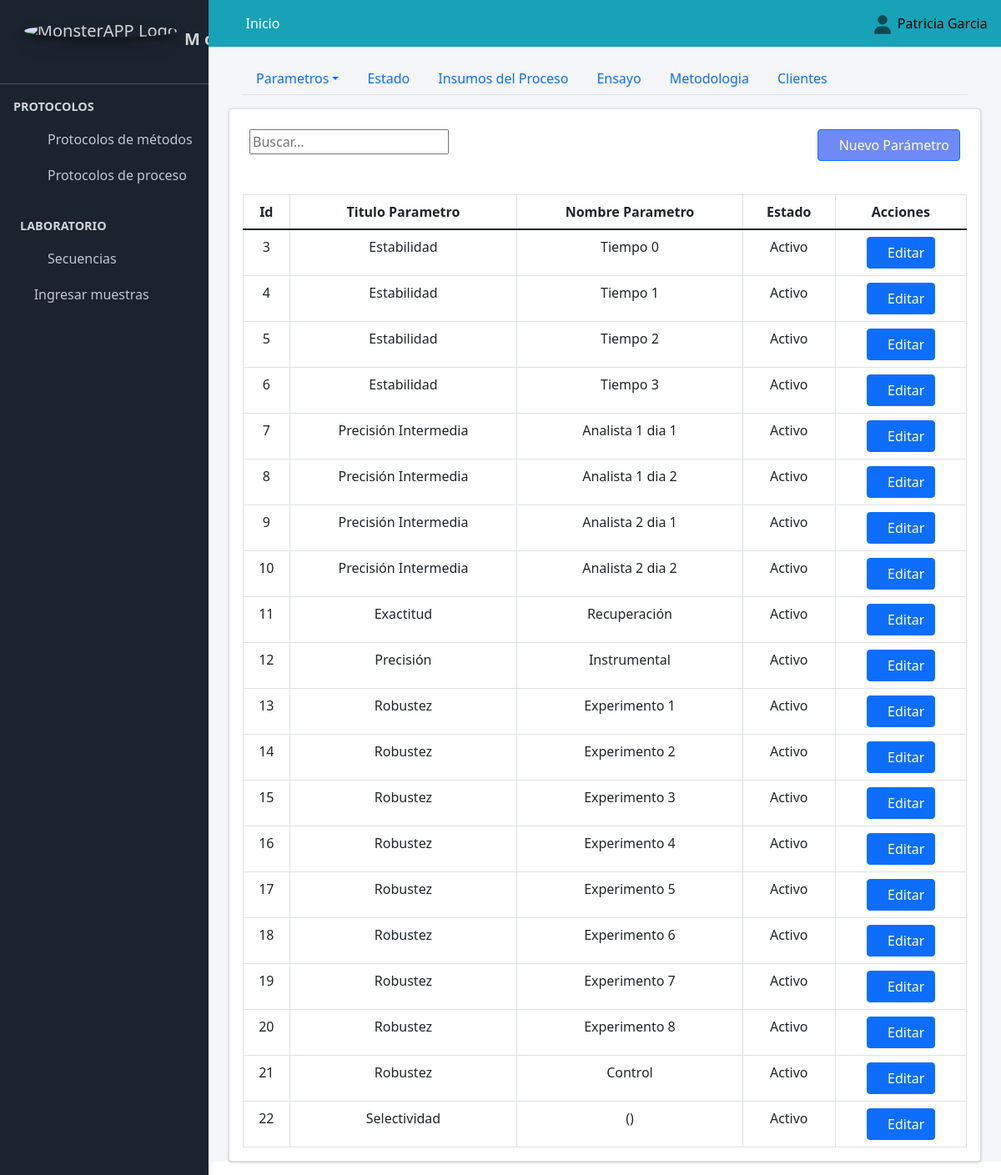
/configuracion_protocolo_metodos/ (signed in), run on the app's committed database.
### Aplicaciones/Protocolo_Metodos/models.py (models this page shows, shortened)
class Parametro(models.Model):
    nombre_titulo=models.ForeignKey(to=Titulo_Parametro, on_delete=models.CASCADE, verbose_name="Titulo Parametro", null=True, blank=False)
    nombre_parametro=models.OneToOneField(Subparametro, on_delete=models.CASCADE, verbose_name="Nombre Parametro", null=True, blank=True, unique=True)
    class Condicion(models.TextChoices):
        ACTIVO = "Activo", "ACTIVO"
        PASIVO = "Pasivo", "PASIVO"
    condicion=models.CharField(max_length=90, choices=Condicion.choices, default=Condicion.ACTIVO, verbose_name="Condicion")

class Titulo_Parametro(models.Model):
    titulo_parametro=models.CharField(max_length=90, verbose_name="Titulo Párametro", blank=True, null=False, unique=True)
    class Condicion(models.TextChoices):
        ACTIVO = "Activo", "ACTIVO"
        PASIVO = "Pasivo", "PASIVO"
    condicion=models.CharField(max_length=90, choices=Condicion.choices, default=Condicion.ACTIVO, verbose_name="Condicion")
    def nombre_titulo_parametro(self):
        return "{}".format(self.titulo_parametro)
    def __str__(self):
        return str(self.nombre_titulo_parametro())

class Subparametro(models.Model):
    nombre_subparametro=models.CharField(max_length=90, verbose_name="Subparametro", blank=True, null=False, unique=True)
    class Condicion(models.TextChoices):
        ACTIVO = "Activo", "ACTIVO"
        PASIVO = "Pasivo", "PASIVO"
    condicion=models.CharField(max_length=90, choices=Condicion.choices, default=Condicion.ACTIVO, verbose_name="Condicion")
    def nombre_subparamtro_completo(self):
        return "{}".format(self.nombre_subparametro.__str__())
    def __str__(self):
        return str(self.nombre_subparamtro_completo())

### Aplicaciones/Protocolo_Metodos/views.py (the view)
# urls.py: path("configuracion_protocolo_metodos/", views.configuracion_protocolo_metodos, name="configuracion_protocolo_metodos"),
@login_required
def configuracion_protocolo_metodos(request):
    titulo = "Ajustes Protocolo de Métodos/Parámetros"
    Pto=Parametro.objects.all()
    tituloParametro=Titulo_Parametro.objects.all()
    nombreSubparametro=Subparametro.objects.all()
    if request.method == "POST":
        form = ParametroForm(request.POST or None)
        if form.is_valid():
            form.save()
            return redirect("configuracion_protocolo_metodos")
        else:
             print("Error")
    else:
        form = ParametroForm()
    context={
        "titulo":titulo,
        "form":form,
       "Pto": Pto,
       "tituloParametro":tituloParametro,
       "nombreSubparametro":nombreSubparametro
    }
    return render(request, "protocolo_metodos/configuracion_protocolo_metodos.html", context)

### Aplicaciones/Protocolo_Metodos/forms.py
class ParametroForm(forms.ModelForm):
    class Meta:
        order_by=('tittle')
        fields = '__all__'
        model=Parametro
        exclude=["condicion"]

### SISTEMA_ANALITICO/templates/protocolo_metodos/configuracion_protocolo_metodos.html (shortened to what this page needs)
{% extends "partial/body.html" %}
{% load crispy_forms_tags %}
{% load crispy_forms_filters %}
{% block contenido %}
{% load bootstrap5 %}
{% include "partial/header_configuracion_protocolo_metodos.html" %}
        <div class="container-fluid">
        <div class="card">
          <div class="container-fluid">
            <div class="row">
              <div class="col-md-6">
                <br>
                       <div class="text-right">
            <div class="input-group rounded">
                <input type="search" id="myInput" class="numberinput gj-textbox-md" placeholder="Buscar..." aria-label="Search" aria-describedby="search-addon" />
              </div>
        </div>
                  </div>
                  <div class="col-md-6">
                    <br>
                      <div class="d-grid gap-2 d-md-flex justify-content-md-end">
                        <button class="btn btn-primary" style="background:#486af3c7" data-bs-toggle="modal" data-bs-target="#crear_parametros"><span class="fa fa-plus-circle"></span>Nuevo Parámetro</button>
                        </div>
              </div>
              </div>
          </div><br>
            <div class="card-body">
              <table class="table  table-bordered display" id="example3">
                <thead class="">
                    <tr class="text-center">
                        <th class="text-center">Id</th>
                        <th class="text-center">Titulo Parametro</th>
                        <th class="text-center">Nombre Parametro</th>
                        <th class="text-center">Estado</th>
                        <th class="all text-center" >Acciones</th>
                    </tr>
                </thead>
                <tbody id="myTable">
                    {% for item in Pto.all %}
                    <tr class="text-center">
                        <td class="text-center">{{item.id}}</td>
                        <td class="text-center">{{item.nombre_titulo}}</td>
                        <td class="text-center">{{item.nombre_parametro}}</td>
                        <td class="text-center">{{item.condicion}}</td>
                        <td>
                            <a href="{% url 'editar_parametro' item.pk %}" class="btn btn-primary btn-circle text-center" data-bs-target="#modal_parametros_{{ item.pk }}" data-bs-toggle="modal"><span class="fa fa-edit"></span>Editar</a>
                        </td>
                    </tr>
  {% endfor%}
</tbody>
</table>
                </div>
</div>
</div>
{% endblock contenido %}

### SISTEMA_ANALITICO/templates/partial/navbar.html (shortened to what this page needs)
{% load static %}
  <nav class="main-header navbar navbar-expand  navbar-info navbar-light" >
    <ul class="navbar-nav">
      <li class="nav-item">
        <a class="nav-link" data-widget="pushmenu" href="#"><i class="fas fa-bars"></i></a>
      </li>
      {% if user.is_authenticated %}
      <li class="nav-item d-none d-sm-inline-block">
        <a href="{% url 'adm_inicio' %}" class="nav-link text-white">Inicio</a>
      </li>
      {% else %}
      <li class="nav-item d-none d-sm-inline-block">
        <a href="" class="nav-link text-white disabled">Inicio</a>
      </li>
      {% endif %}
    </ul>
    <ul class="navbar-nav ml-auto">
      <li class="nav-item dropdown ">
        <a class="nav-link" data-toggle="dropdown" href="#">
        </a>
        {% if user.is_authenticated %}
      </li>
    </ul>
<h7 class="text-black">{{ user.first_name }}&nbsp;&nbsp;</h7>
{% else %}
<a class="text-black" href="{% url 'sign_in' %}">Iniciar sesión</a>
{% endif %}
  </nav>

### data on the page
Parametro: id "3", nombre_titulo "Estabilidad", nombre_parametro "Tiempo 0", condicion "Activo"
Parametro: id "4", nombre_titulo "Estabilidad", nombre_parametro "Tiempo 1", condicion "Activo"
Parametro: id "5", nombre_titulo "Estabilidad", nombre_parametro "Tiempo 2", condicion "Activo"
Parametro: id "6", nombre_titulo "Estabilidad", nombre_parametro "Tiempo 3", condicion "Activo"
Parametro: id "7", nombre_titulo "Precisión Intermedia", nombre_parametro "Analista 1 dia 1", condicion "Activo"
Parametro: id "8", nombre_titulo "Precisión Intermedia", nombre_parametro "Analista 1 dia 2", condicion "Activo"
Parametro: id "9", nombre_titulo "Precisión Intermedia", nombre_parametro "Analista 2 dia 1", condicion "Activo"
Parametro: id "10", nombre_titulo "Precisión Intermedia", nombre_parametro "Analista 2 dia 2", condicion "Activo"
Parametro: id "11", nombre_titulo "Exactitud", nombre_parametro "Recuperación", condicion "Activo"
Parametro: id "12", nombre_titulo "Precisión", nombre_parametro "Instrumental", condicion "Activo"
Parametro: id "13", nombre_titulo "Robustez", nombre_parametro "Experimento 1", condicion "Activo"
Parametro: id "14", nombre_titulo "Robustez", nombre_parametro "Experimento 2", condicion "Activo"
Parametro: id "15", nombre_titulo "Robustez", nombre_parametro "Experimento 3", condicion "Activo"
Parametro: id "16", nombre_titulo "Robustez", nombre_parametro "Experimento 4", condicion "Activo"
Parametro: id "17", nombre_titulo "Robustez", nombre_parametro "Experimento 5", condicion "Activo"
Parametro: id "18", nombre_titulo "Robustez", nombre_parametro "Experimento 6", condicion "Activo"
Parametro: id "19", nombre_titulo "Robustez", nombre_parametro "Experimento 7", condicion "Activo"
Parametro: id "20", nombre_titulo "Robustez", nombre_parametro "Experimento 8", condicion "Activo"
Parametro: id "21", nombre_titulo "Robustez", nombre_parametro "Control", condicion "Activo"
Parametro: id "22", nombre_titulo "Selectividad", nombre_parametro "()", condicion "Activo"

### other printed values
{{ user.first_name }} "Patricia Garcia"
